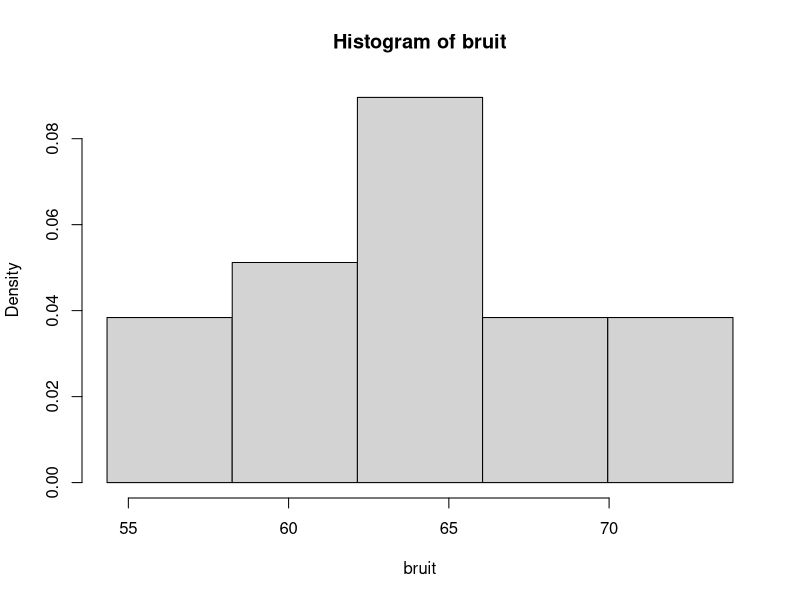

R code for this plot: (Note: this script raises an error after producing the figure.)
# Principes et Méthodes Statistiques
# Fiche 2 - Exercice 1

# Création du vecteur des données
bruit<-c(54.8, 55.4, 57.7, 59.6, 60.1, 61.2, 62.0, 63.1, 63.5, 64.2, 65.2, 65.4, 65.9, 66.0, 67.6, 68.1, 69.5, 70.6, 71.5, 73.4)
n<-length(bruit)

# Indicateurs statistiques
summary(bruit)

# Variance et écart-type empiriques (sans biais)
var(bruit)
sd(bruit)

# Coefficient de variation empirique
sqrt((n-1)/n)*sd(bruit)/mean(bruit)

# Histogramme à classes de même largeur
a0<-min(bruit)-0.025*(max(bruit)-min(bruit))
a5<-max(bruit)+0.025*(max(bruit)-min(bruit))
bornes<-seq(a0,a5,(a5-a0)/5)
hist(bruit, prob=T, breaks=bornes)

# ou en utilisant la fonction histolarg définie dans l'exercice 2 de la fiche 1
histolarg(bruit)

# Histogramme à classes de même effectif, en utilisant la commande quantiles
borneseff<-c(a0,quantile(bruit,seq(1/5,4/5,1/5)),a5)
hist(bruit, prob=T, breaks=borneseff)

# ou en utilisant la fonction histoeff définie dans l'exercice 2 de la fiche 1
histoeff(bruit)


# Graphe de probabilités pour la loi normale, avec la commande
# qqnorm
qqnorm(bruit)

# Graphe de probabilités pour la loi normale, avec la méthode du cours
plot(bruit[1:(n-1)], qnorm(seq(1:(n-1))/n))

# Estimation de m et sigma^2 par moments ou maximum de
# vraisemblance
mean(bruit)
var(bruit)

# Estimation de m et sigma^2 par le graphe de probabilités
reg<-lm(qnorm(seq(1:(n-1))/n)~bruit[1:(n-1)])
(1/reg$coefficients[2])^2
-reg$coefficients[1]/reg$coefficients[2]
abline(reg)

# Estimation de la probabilité que le niveau de bruit dépasse 70
# ou 74 db
1-pnorm(70,mean(bruit),sd(bruit))
1-pnorm(74,mean(bruit),sd(bruit))

# Quantile d'ordre 90%
qnorm(0.9,mean(bruit),sd(bruit))

# Avec l'hypothèse de loi exponentielle
lambda<-1/mean(bruit)
lambda
1-pexp(70,lambda)
1-pexp(74,lambda)
qexp(0.9,lambda)
plot(bruit[1:(n-1)],log(1-seq(1:(n-1))/n))

# Sans supposer la loi connue : approche non paramétrique
1-ecdf(bruit)(70)
1-ecdf(bruit)(74)
quantile(bruit,0.9)
